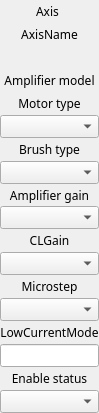
<?xml version="1.0" encoding="UTF-8"?>
<ui version="4.0">
 <class>EFrame</class>
 <widget class="QEFrame" name="EFrame">
  <property name="geometry">
   <rect>
    <x>0</x>
    <y>0</y>
    <width>97</width>
    <height>413</height>
   </rect>
  </property>
  <property name="maximumSize">
   <size>
    <width>97</width>
    <height>16777215</height>
   </size>
  </property>
  <property name="windowTitle">
   <string>EFrame</string>
  </property>
  <layout class="QVBoxLayout" name="verticalLayout">
   <property name="spacing">
    <number>0</number>
   </property>
   <property name="leftMargin">
    <number>0</number>
   </property>
   <property name="topMargin">
    <number>0</number>
   </property>
   <property name="rightMargin">
    <number>0</number>
   </property>
   <property name="bottomMargin">
    <number>0</number>
   </property>
   <item>
    <layout class="QGridLayout" name="gridLayout" rowstretch="1,1,1,1,1,1,1,1,1,1,1,1,1,1,1,1,1,1" columnstretch="0">
     <item row="2" column="0">
      <layout class="QHBoxLayout" name="horizontalLayout_17">
       <item>
        <widget class="QEBitStatus" name="qebitstatus_59">
         <property name="sizePolicy">
          <sizepolicy hsizetype="Fixed" vsizetype="Preferred">
           <horstretch>0</horstretch>
           <verstretch>0</verstretch>
          </sizepolicy>
         </property>
         <property name="maximumSize">
          <size>
           <width>20</width>
           <height>16777215</height>
          </size>
         </property>
         <property name="toolTip">
          <string>AtTorqueLimit</string>
         </property>
         <property name="numberOfBits">
          <number>1</number>
         </property>
         <property name="shift">
          <number>0</number>
         </property>
         <property name="onColour">
          <color>
           <red>159</red>
           <green>0</green>
           <blue>0</blue>
          </color>
         </property>
         <property name="offColour">
          <color>
           <red>0</red>
           <green>136</green>
           <blue>0</blue>
          </color>
         </property>
         <property name="variable" stdset="0">
          <string>$(DMC)$(M$(COL))_ATTORQUELIMIT_STATUS</string>
         </property>
         <property name="variableAsToolTip">
          <bool>false</bool>
         </property>
         <property name="visible" stdset="0">
          <bool>true</bool>
         </property>
        </widget>
       </item>
       <item>
        <widget class="QEBitStatus" name="qebitstatus_41">
         <property name="sizePolicy">
          <sizepolicy hsizetype="Fixed" vsizetype="Preferred">
           <horstretch>0</horstretch>
           <verstretch>0</verstretch>
          </sizepolicy>
         </property>
         <property name="maximumSize">
          <size>
           <width>20</width>
           <height>16777215</height>
          </size>
         </property>
         <property name="toolTip">
          <string>HallError</string>
         </property>
         <property name="numberOfBits">
          <number>1</number>
         </property>
         <property name="shift">
          <number>0</number>
         </property>
         <property name="onColour">
          <color>
           <red>159</red>
           <green>0</green>
           <blue>0</blue>
          </color>
         </property>
         <property name="offColour">
          <color>
           <red>0</red>
           <green>136</green>
           <blue>0</blue>
          </color>
         </property>
         <property name="variable" stdset="0">
          <string>$(DMC)$(M$(COL))_HALLERROR_STATUS</string>
         </property>
         <property name="variableAsToolTip">
          <bool>false</bool>
         </property>
         <property name="visible" stdset="0">
          <bool>true</bool>
         </property>
        </widget>
       </item>
      </layout>
     </item>
     <item row="14" column="0">
      <widget class="QELabel" name="qelabel_49">
       <property name="font">
        <font>
         <family>Abyssinica SIL</family>
         <pointsize>9</pointsize>
        </font>
       </property>
       <property name="alignment">
        <set>Qt::AlignCenter</set>
       </property>
       <property name="variable" stdset="0">
        <string>$(DMC)$(M$(COL))_AMPLC_MON</string>
       </property>
       <property name="text">
        <string>LowCurrentMode</string>
       </property>
      </widget>
     </item>
     <item row="9" column="0">
      <widget class="QEComboBox" name="qecombobox_14">
       <property name="sizePolicy">
        <sizepolicy hsizetype="Preferred" vsizetype="Preferred">
         <horstretch>0</horstretch>
         <verstretch>0</verstretch>
        </sizepolicy>
       </property>
       <property name="minimumSize">
        <size>
         <width>0</width>
         <height>1</height>
        </size>
       </property>
       <property name="font">
        <font>
         <family>Abyssinica SIL</family>
         <pointsize>9</pointsize>
        </font>
       </property>
       <property name="variable" stdset="0">
        <string>$(DMC)$(M$(COL))_AMPGAIN_CMD</string>
       </property>
      </widget>
     </item>
     <item row="8" column="0">
      <widget class="QELabel" name="qelabel_25">
       <property name="font">
        <font>
         <family>Abyssinica SIL</family>
         <pointsize>9</pointsize>
        </font>
       </property>
       <property name="alignment">
        <set>Qt::AlignCenter</set>
       </property>
       <property name="variable" stdset="0">
        <string>$(DMC)$(M$(COL))_AMPGAIN_STATUS</string>
       </property>
       <property name="text">
        <string>Amplifier gain</string>
       </property>
      </widget>
     </item>
     <item row="1" column="0">
      <widget class="QELabel" name="qelabel_17">
       <property name="sizePolicy">
        <sizepolicy hsizetype="Preferred" vsizetype="Preferred">
         <horstretch>0</horstretch>
         <verstretch>0</verstretch>
        </sizepolicy>
       </property>
       <property name="maximumSize">
        <size>
         <width>16777215</width>
         <height>16777215</height>
        </size>
       </property>
       <property name="font">
        <font>
         <family>Abyssinica SIL</family>
         <pointsize>9</pointsize>
        </font>
       </property>
       <property name="alignment">
        <set>Qt::AlignCenter</set>
       </property>
       <property name="variable" stdset="0">
        <string>$(DMC)$(M$(COL)).NAME</string>
       </property>
       <property name="text">
        <string>AxisName</string>
       </property>
      </widget>
     </item>
     <item row="6" column="0">
      <widget class="QELabel" name="qelabel_28">
       <property name="font">
        <font>
         <family>Abyssinica SIL</family>
         <pointsize>9</pointsize>
        </font>
       </property>
       <property name="alignment">
        <set>Qt::AlignCenter</set>
       </property>
       <property name="variable" stdset="0">
        <string>$(DMC)$(M$(COL))_BRTYPE_STATUS</string>
       </property>
       <property name="text">
        <string>Brush type</string>
       </property>
      </widget>
     </item>
     <item row="10" column="0">
      <widget class="QELabel" name="qelabel_33">
       <property name="font">
        <font>
         <family>Abyssinica SIL</family>
         <pointsize>9</pointsize>
        </font>
       </property>
       <property name="alignment">
        <set>Qt::AlignCenter</set>
       </property>
       <property name="variable" stdset="0">
        <string>$(DMC)$(M$(COL))_AMPCLGAIN_STATUS</string>
       </property>
       <property name="text">
        <string>CLGain</string>
       </property>
      </widget>
     </item>
     <item row="3" column="0">
      <widget class="QELabel" name="qelabel_26">
       <property name="font">
        <font>
         <family>Abyssinica SIL</family>
         <pointsize>9</pointsize>
        </font>
       </property>
       <property name="alignment">
        <set>Qt::AlignCenter</set>
       </property>
       <property name="variable" stdset="0">
        <string>$(DMC)$(M$(COL))_AMPMODEL_STATUS</string>
       </property>
       <property name="text">
        <string>Amplifier model</string>
       </property>
      </widget>
     </item>
     <item row="13" column="0">
      <widget class="QEComboBox" name="qecombobox_30">
       <property name="sizePolicy">
        <sizepolicy hsizetype="Preferred" vsizetype="Preferred">
         <horstretch>0</horstretch>
         <verstretch>0</verstretch>
        </sizepolicy>
       </property>
       <property name="minimumSize">
        <size>
         <width>0</width>
         <height>1</height>
        </size>
       </property>
       <property name="font">
        <font>
         <family>Abyssinica SIL</family>
         <pointsize>9</pointsize>
        </font>
       </property>
       <property name="variable" stdset="0">
        <string>$(DMC)$(M$(COL))_MICROSTEP_CMD</string>
       </property>
      </widget>
     </item>
     <item row="16" column="0">
      <widget class="QELabel" name="qelabel_50">
       <property name="font">
        <font>
         <family>Abyssinica SIL</family>
         <pointsize>9</pointsize>
        </font>
       </property>
       <property name="alignment">
        <set>Qt::AlignCenter</set>
       </property>
       <property name="variable" stdset="0">
        <string>$(DMC)$(M$(COL))_ON_STATUS</string>
       </property>
       <property name="text">
        <string>Enable status</string>
       </property>
      </widget>
     </item>
     <item row="17" column="0">
      <widget class="QEComboBox" name="qecombobox_38">
       <property name="sizePolicy">
        <sizepolicy hsizetype="Minimum" vsizetype="Preferred">
         <horstretch>0</horstretch>
         <verstretch>0</verstretch>
        </sizepolicy>
       </property>
       <property name="minimumSize">
        <size>
         <width>0</width>
         <height>1</height>
        </size>
       </property>
       <property name="font">
        <font>
         <family>Abyssinica SIL</family>
         <pointsize>9</pointsize>
        </font>
       </property>
       <property name="variable" stdset="0">
        <string>$(DMC)$(M$(COL))_ON_CMD</string>
       </property>
      </widget>
     </item>
     <item row="5" column="0">
      <widget class="QEComboBox" name="qecombobox_15">
       <property name="sizePolicy">
        <sizepolicy hsizetype="Preferred" vsizetype="Preferred">
         <horstretch>0</horstretch>
         <verstretch>0</verstretch>
        </sizepolicy>
       </property>
       <property name="minimumSize">
        <size>
         <width>0</width>
         <height>1</height>
        </size>
       </property>
       <property name="font">
        <font>
         <family>Abyssinica SIL</family>
         <pointsize>9</pointsize>
        </font>
       </property>
       <property name="variable" stdset="0">
        <string>$(DMC)$(M$(COL))_MTRTYPE_CMD</string>
       </property>
      </widget>
     </item>
     <item row="12" column="0">
      <widget class="QELabel" name="qelabel_41">
       <property name="font">
        <font>
         <family>Abyssinica SIL</family>
         <pointsize>9</pointsize>
        </font>
       </property>
       <property name="alignment">
        <set>Qt::AlignCenter</set>
       </property>
       <property name="variable" stdset="0">
        <string>$(DMC)$(M$(COL))_MICROSTEP_STATUS</string>
       </property>
       <property name="text">
        <string>Microstep</string>
       </property>
      </widget>
     </item>
     <item row="0" column="0">
      <layout class="QHBoxLayout" name="horizontalLayout_50">
       <property name="rightMargin">
        <number>3</number>
       </property>
       <item>
        <spacer name="horizontalSpacer_41">
         <property name="orientation">
          <enum>Qt::Horizontal</enum>
         </property>
         <property name="sizeType">
          <enum>QSizePolicy::Preferred</enum>
         </property>
         <property name="sizeHint" stdset="0">
          <size>
           <width>40</width>
           <height>20</height>
          </size>
         </property>
        </spacer>
       </item>
       <item>
        <widget class="QELabel" name="qelabel_9">
         <property name="font">
          <font>
           <family>Abyssinica SIL</family>
           <pointsize>9</pointsize>
          </font>
         </property>
         <property name="alignment">
          <set>Qt::AlignCenter</set>
         </property>
         <property name="variable" stdset="0">
          <string>$(DMC)$(M$(COL))_AXIS_STATUS</string>
         </property>
         <property name="text">
          <string>Axis</string>
         </property>
        </widget>
       </item>
       <item>
        <spacer name="horizontalSpacer_42">
         <property name="orientation">
          <enum>Qt::Horizontal</enum>
         </property>
         <property name="sizeType">
          <enum>QSizePolicy::Preferred</enum>
         </property>
         <property name="sizeHint" stdset="0">
          <size>
           <width>40</width>
           <height>20</height>
          </size>
         </property>
        </spacer>
       </item>
      </layout>
     </item>
     <item row="11" column="0">
      <widget class="QEComboBox" name="qecombobox_22">
       <property name="sizePolicy">
        <sizepolicy hsizetype="Preferred" vsizetype="Preferred">
         <horstretch>0</horstretch>
         <verstretch>0</verstretch>
        </sizepolicy>
       </property>
       <property name="minimumSize">
        <size>
         <width>0</width>
         <height>1</height>
        </size>
       </property>
       <property name="font">
        <font>
         <family>Abyssinica SIL</family>
         <pointsize>9</pointsize>
        </font>
       </property>
       <property name="variable" stdset="0">
        <string>$(DMC)$(M$(COL))_AMPCLGAIN_CMD</string>
       </property>
      </widget>
     </item>
     <item row="4" column="0">
      <widget class="QELabel" name="qelabel_27">
       <property name="font">
        <font>
         <family>Abyssinica SIL</family>
         <pointsize>9</pointsize>
        </font>
       </property>
       <property name="alignment">
        <set>Qt::AlignCenter</set>
       </property>
       <property name="variable" stdset="0">
        <string>$(DMC)$(M$(COL))_MTRTYPE_STATUS</string>
       </property>
       <property name="text">
        <string>Motor type</string>
       </property>
      </widget>
     </item>
     <item row="15" column="0">
      <widget class="QELineEdit" name="qelineedit_19">
       <property name="sizePolicy">
        <sizepolicy hsizetype="Expanding" vsizetype="Expanding">
         <horstretch>0</horstretch>
         <verstretch>0</verstretch>
        </sizepolicy>
       </property>
       <property name="minimumSize">
        <size>
         <width>85</width>
         <height>1</height>
        </size>
       </property>
       <property name="font">
        <font>
         <family>Abyssinica SIL</family>
         <pointsize>8</pointsize>
        </font>
       </property>
       <property name="variable" stdset="0">
        <string>$(DMC)$(M$(COL))_AMPLC_SP</string>
       </property>
       <property name="addUnits">
        <bool>true</bool>
       </property>
      </widget>
     </item>
     <item row="7" column="0">
      <widget class="QEComboBox" name="qecombobox_16">
       <property name="sizePolicy">
        <sizepolicy hsizetype="Preferred" vsizetype="Preferred">
         <horstretch>0</horstretch>
         <verstretch>0</verstretch>
        </sizepolicy>
       </property>
       <property name="minimumSize">
        <size>
         <width>0</width>
         <height>1</height>
        </size>
       </property>
       <property name="font">
        <font>
         <family>Abyssinica SIL</family>
         <pointsize>9</pointsize>
        </font>
       </property>
       <property name="variable" stdset="0">
        <string>$(DMC)$(M$(COL))_BRTYPE_CMD</string>
       </property>
      </widget>
     </item>
    </layout>
   </item>
  </layout>
 </widget>
 <customwidgets>
  <customwidget>
   <class>QEBitStatus</class>
   <extends>QBitStatus</extends>
   <header>QEBitStatus.h</header>
  </customwidget>
  <customwidget>
   <class>QEComboBox</class>
   <extends>QComboBox</extends>
   <header>QEComboBox.h</header>
  </customwidget>
  <customwidget>
   <class>QELabel</class>
   <extends>QLabel</extends>
   <header>QELabel.h</header>
  </customwidget>
  <customwidget>
   <class>QELineEdit</class>
   <extends>QLineEdit</extends>
   <header>QELineEdit.h</header>
  </customwidget>
  <customwidget>
   <class>QBitStatus</class>
   <extends>QWidget</extends>
   <header>QBitStatus.h</header>
  </customwidget>
  <customwidget>
   <class>QEFrame</class>
   <extends>QFrame</extends>
   <header>QEFrame.h</header>
   <container>1</container>
  </customwidget>
 </customwidgets>
 <resources/>
 <connections/>
</ui>
